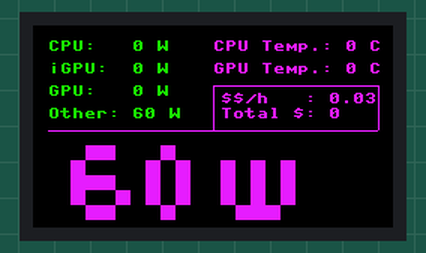
This program was run on a simulated Raspberry Pi Pico running MicroPython. Shown: 240×135 colour display. WiFi joins after 1.5 s; web requests get an empty 200 reply after 0.4 s; the clock reads 2024-03-15 10:24:30 at power-on unless the program sets it; library files of the repository ran but are not shown: LCD_1inch14.py, font.py; what the program prints to the serial console is not drawn.

Above: at 2.5 s.
At 63.2 s:
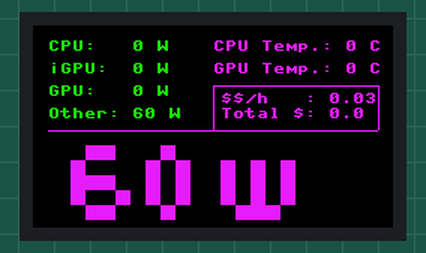

Measured:
- what the display in image 0 shows lasts 60.7 s, from 2.5 s to 63.2 s

The program:

main.py
```python
__copyright__ = """
    Copyright (C) 2022 Andrey Glushkov

    Licensed under the Apache License, Version 2.0 (the "License");
    you may not use this file except in compliance with the License.
    You may obtain a copy of the License at

       http://www.apache.org/licenses/LICENSE-2.0

    Unless required by applicable law or agreed to in writing, software
    distributed under the License is distributed on an "AS IS" BASIS,
    WITHOUT WARRANTIES OR CONDITIONS OF ANY KIND, either express or implied.
    See the License for the specific language governing permissions and
    limitations under the License.
"""
__license__ = "Apache 2.0"
__author__ = "Andrey Glushkov"
__email__ = "andrey@glushkov.net"


from LCD_1inch14 import *
from config import *
from font import *
from machine import Pin,SPI,PWM
import framebuf
import time
import urequests
import network
import utime
import math
import re

regex_CPU = re.compile('"CPU Package"\, "Children": \[\]\, "Min": "\d+.\d+ W", "Value": "(\d+.\d+) W')
regex_IntGPU = re.compile('"CPU Graphics", "Children": \[\], "Min": "\d+.\d+ W", "Value": "(\d+.\d+) W')
regex_GPU = re.compile('"GPU Power", "Children": \[\], "Min": "\d+.\d+ W", "Value": "(\d+.\d+) W')
regex_CPUsage = re.compile('"CPU Total"\, "Children": \[\]\, "Min": "\d+.\d+ \%", "Value": "(\d+.\d+) \%')
regex_GPUsage = re.compile('"GPU Core"\, "Children": \[\]\, "Min": "\d+.\d+ \%", "Value": "(\d+.\d+) \%')

regex_GPUTemp = re.compile('"GPU Core"\, "Children": \[\]\, "Min": "\d+.\d+ °C", "Value": "(\d+.\d+) °C')
regex_CPUTemp = re.compile('"CPU Package"\, "Children": \[\]\, "Min": "\d+.\d+ °C", "Value": "(\d+.\d+) °C')

def do_connect():
    print('connection requested')

    wlan.active(True)
    wlan.connect(AP_Name, AP_PW)
    while not wlan.isconnected():
        utime.sleep(1)
        print('waiting for connection...')
    print('connected with:', wlan.ifconfig())

def get_hw_values():
    try:
        hw_data = urequests.get("http://" + hw_data_server + "/data.json").text

        re_res = [ regex_CPUsage.search(hw_data), # 0 = CPU usage for calculations
                   regex_GPUsage.search(hw_data), # 1 = GPU usage for calculations
                   regex_CPU.search(hw_data),
                   regex_IntGPU.search(hw_data),
                   regex_GPU.search(hw_data),
                   regex_CPUTemp.search(hw_data),
                   regex_GPUTemp.search(hw_data) ]

        res = list(map(lambda re_value : math.ceil(float(re_value.group(1))) if re_value else 0, re_res))
        # add approx other devices consumption
        res += [ math.ceil(CONS[0] + (CONS[1]-CONS[0]) / 100 * max(res[0], res[1])) ]

        del(hw_data)
        return res[2:]
    except:
        print('Cannot connect to: ' + hw_data_server + '. Check OHM is alive and accessable')
        return [0]*6

def text_color(value):
    _value = float(value)

    threshold = [ CONS[0] + (CONS[1] - CONS[0])/2, CONS[1]]

    color = None
    if _value < threshold[0]:
        color = LCD.green
    elif _value >= threshold[0] and _value < threshold[1]:
        color = LCD.yellow
    else:
        color = LCD.red

    del(_value)
    return color

def print_text(lcd, text, loc_x, loc_y, value = None):
    if value:
        lcd.text(text,loc_x,loc_y,text_color(value))
    else:
        lcd.text(text,loc_x,loc_y,LCD.magenta)

def render_pixel(lcd, loc_x, loc_y, value = None):
    for i in range(10):
        lcd.hline(loc_x, loc_y+i, 10, LCD.magenta)

def print_big_text(lcd, text, loc_x, loc_y):

    for row in range(5):
        for char_index, text_char in enumerate(text):
            if text_char == 'w':
                num = 10
            else:
                num = int(text_char)
            for i, pixel in enumerate(numbers[num][row]):
                if pixel > 0:
                    render_pixel(lcd, loc_x + i*10 + char_index*50, loc_y + row*10)


if __name__=='__main__':
    pwm_duty_value = 32768

    pwm = PWM(Pin(BL))
    pwm.freq(1000)
    pwm.duty_u16(pwm_duty_value)#max 65535

    keyA = Pin(15,Pin.IN,Pin.PULL_UP)
    keyB = Pin(17,Pin.IN,Pin.PULL_UP)

    key_joy_up = Pin(2 ,Pin.IN,Pin.PULL_UP)
    key_joy_center = Pin(3 ,Pin.IN,Pin.PULL_UP)
    key_joy_left = Pin(16 ,Pin.IN,Pin.PULL_UP)
    key_joy_down = Pin(18 ,Pin.IN,Pin.PULL_UP)
    key_joy_right = Pin(20 ,Pin.IN,Pin.PULL_UP)

    LCD = LCD_1inch14()
    LCD.fill(LCD.black)

    print_text(LCD, "Connecting to WIFI SSID:", 10, 10)
    print_text(LCD, str(AP_Name), 10, 25)

    LCD.show()

    wlan = network.WLAN(network.STA_IF)
    do_connect()

    time_key_frame = time.time()
    spent_money = 0
    view_mode = 0

    while(1):
        if(keyA.value() == 0):
            new_pwm_duty_value = math.ceil(pwm_duty_value+10000)

            if new_pwm_duty_value>0 and new_pwm_duty_value<65535:
                pwm_duty_value = new_pwm_duty_value
                pwm.duty_u16(pwm_duty_value)#max 65535

        if(keyB.value() == 0):
            new_pwm_duty_value = math.ceil(pwm_duty_value-10000)

            if new_pwm_duty_value>0 and new_pwm_duty_value<65535:
                pwm_duty_value = new_pwm_duty_value
                pwm.duty_u16(pwm_duty_value)#max 65535

        LCD.fill(LCD.black)

        cpu, igpu, gpu, cpu_temp, gpu_temp, other = get_hw_values()

        print_text(LCD, "CPU:   " + str(cpu)   + " W", 10, 10, str(cpu))
        print_text(LCD, "iGPU:  " + str(igpu)  + " W", 10, 25, str(igpu))
        print_text(LCD, "GPU:   " + str(gpu)   + " W", 10, 40, str(gpu))
        print_text(LCD, "Other: " + str(other) + " W", 10, 55, str(other))

        print_text(LCD, "CPU Temp.: " + str(cpu_temp) + " C", 120, 10, cpu_temp)
        print_text(LCD, "GPU Temp.: " + str(gpu_temp) + " C", 120, 25, gpu_temp)

        LCD.hline(10, 70, 220,LCD.magenta)

        total = cpu + igpu + gpu + other

        print_big_text(LCD, str(total)+'w', 25, 80)

        LCD.hline(120, 40, 110,LCD.magenta)
        LCD.vline(120, 40, 30,LCD.magenta)
        LCD.vline(230, 40, 30,LCD.magenta)

        total_consumption_kwh = total * 1 /1000
        cost_h = total_consumption_kwh * cost_kwh

        if time.time()-time_key_frame > 60:
            time_key_frame = time.time()
            spent_money += cost_h/60

        # mode 0
        #print_text(LCD, "kWh $: " + str(cost_kwh), 125, 45)
        #print_text(LCD, "$$/h   : " + str(round(cost_h,2)), 125, 55)

        # mode 1
        print_text(LCD, "$$/h   : " + str(round(cost_h,2)), 125, 45)
        print_text(LCD, "Total $: " + str(round(spent_money,2)), 125, 55)
        #print_text(LCD, "Total $: " + str(5.37), 125, 55)

        LCD.show()

    time.sleep(1)
    LCD.fill(0xFFFF)
```

config.py
```python
# hardware monitor address
hw_data_server = '192.168.178.63:8085'

# wlan config:
# WIFI Access Point (SSID) name
AP_Name = "insert_ssid_name"
# WIFI Access Point (SSID) password
AP_PW = "insert_ssid_pw"

# change the cost per/kw in your local currency
cost_kwh = 0.47

# Uncomment your PC configuration on lines 16-18.
#  Consumption without CPU and GPU:
#    low end PC : consumes approx 20-40w (Intel NUC, Atom, Old PC, etc)
CONS_LOW = [20, 40]
#    mid PC     : 40-70w (Average PC with 1-2 extra HDDs, SSDs, or other devices)
CONS_MID = [40, 70]
#    high end PC: 60-80w (PC with more than 2 SSD/HDD, lighting strips, fans)
CONS_HIGHEND = [60, 80]

#CONS = CONS_LOW
#CONS = CONS_MID
CONS = CONS_HIGHEND

# uncomment the next 2 lines if you want to manually configure the MB consumption
CONS_CUSTOM = [60, 100]
#CONS = CONS_CUSTOM
```
